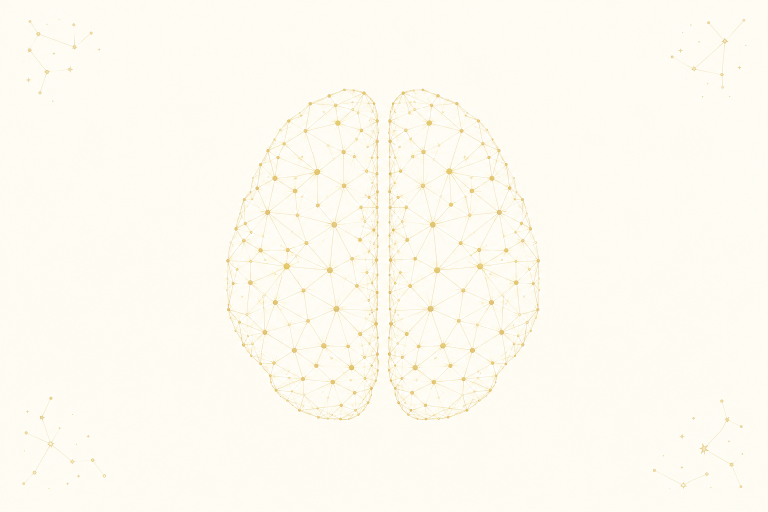
#> input picture backend/premium_pdf_report/assets/cover_brain_watermark_source.png, 1536 x 1024 px (shown at 1/2 size)
$ python build_cover_watermark.py
#> lines starting #> are read from the running program, lines starting #| are printed output that depends on the picture
"""
Rebuild cover_brain_watermark.png at exact A4 portrait (1240 x 1754 px).

- Crops out corner constellation decorations from source art
- Scales the brain neural mesh to cover the full page (cover fit, no stretch)

Run from repo root:
  python premium_pdf_report/scripts/build_cover_watermark.py
"""

from __future__ import annotations

from pathlib import Path

from PIL import Image

A4_W, A4_H = 1240, 1754
IVORY = (255, 253, 244)

ROOT = Path(__file__).resolve().parents[1]
SOURCE = ROOT / "assets" / "cover_brain_watermark_source.png"
OUT = ROOT / "assets" / "cover_brain_watermark.png"

# Trim corner clusters from source; keep central brain only
CROP_X = 0.13
CROP_Y = 0.11


def build() -> None:
    if not SOURCE.is_file():
        raise FileNotFoundError(f"Missing source art: {SOURCE}")

    src = Image.open(SOURCE).convert("RGB")
#> src is the input picture: PIL image 1536x1024 RGB; mean R, G, B 253.5, 250.8, 240.9
    sw, sh = src.size
#> sw = 1536; sh = 1024

    left = int(sw * CROP_X)
#> left = 199
    top = int(sh * CROP_Y)
#> top = 112
    right = int(sw * (1 - CROP_X))
#> right = 1336
    bottom = int(sh * (1 - CROP_Y))
#> bottom = 911
    brain = src.crop((left, top, right, bottom))
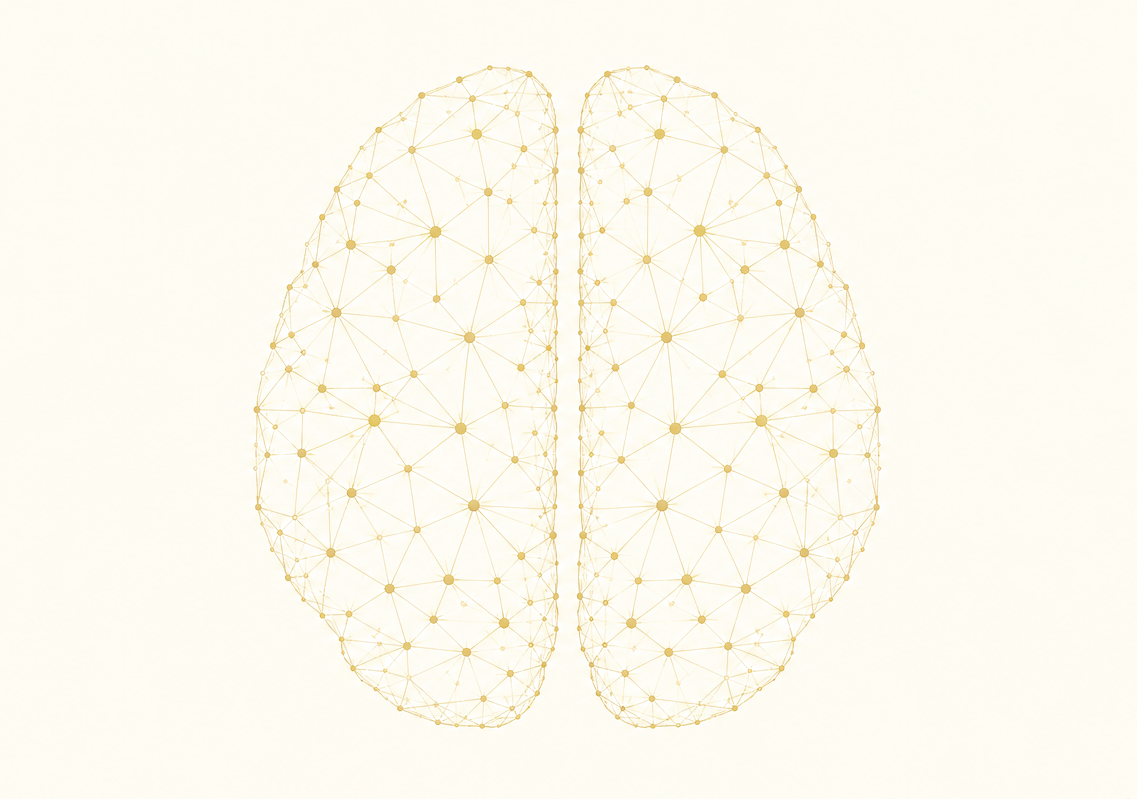
#> brain: PIL image 1137x799 RGB; mean R, G, B 253.2, 250.3, 239.7
    bw, bh = brain.size
#> bw = 1137; bh = 799

    # Cover entire A4 (like CSS background-size: cover) — proportional, no squash
    scale = max(A4_W / bw, A4_H / bh)
#> scale = 2.2
    nw, nh = int(bw * scale), int(bh * scale)
#> nw = 2495; nh = 1754
    scaled = brain.resize((nw, nh), Image.Resampling.LANCZOS)

    page = Image.new("RGB", (A4_W, A4_H), IVORY)
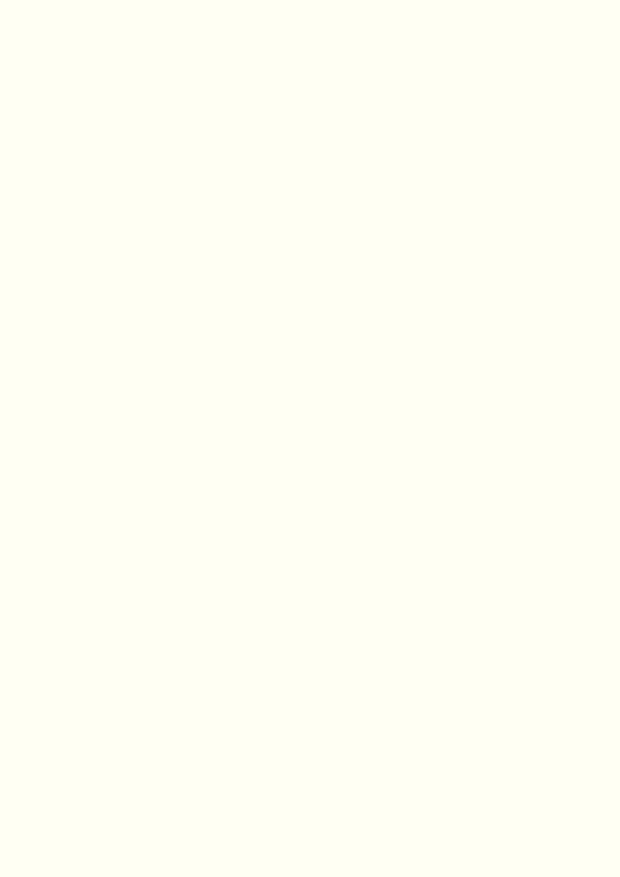
#> page: PIL image 1240x1754 RGB (shown at 1/2 size); mean R, G, B 255, 253, 244
    paste_x = (A4_W - nw) // 2
#> paste_x = -628
    paste_y = (A4_H - nh) // 2
#> paste_y = 0
    page.paste(scaled, (paste_x, paste_y))
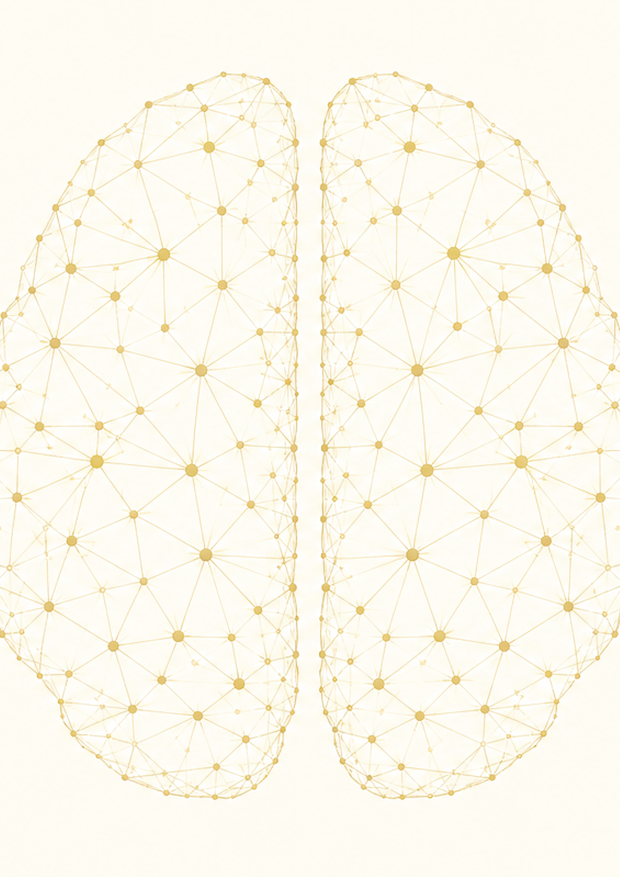
#> page: PIL image 1240x1754 RGB (shown at 1/2 size); mean R, G, B 252.5, 249.1, 236.9

    OUT.parent.mkdir(parents=True, exist_ok=True)
    page.save(OUT, "PNG", optimize=True)
    print(
        f"Wrote {OUT} ({A4_W}x{A4_H}), "
        f"brain crop {bw}x{bh}, scaled {nw}x{nh}, scale={scale:.4f}"
    )
#| Wrote backend/premium_pdf_report/assets/cover_brain_watermark.png (1240x1754), brain crop 1137x799, scaled 2495x1754, scale=2.1952


if __name__ == "__main__":
    build()
